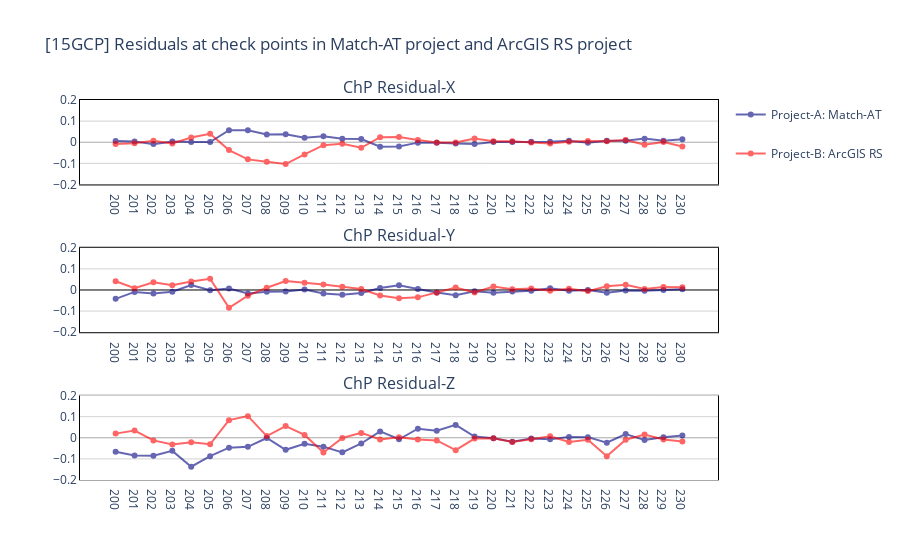

Notebook code for this chart:
### Code cell
"""[15GCP]Residual-SCATTERPLOT"""
# Compute the min/max/mean/std value of all the residuals
min_res = np.min(prj_15GCP_Inpho.cp_residual[:, :3], axis=0)
max_res = np.max(prj_15GCP_Inpho.cp_residual[:, :3], axis=0)
mean_res = np.mean(prj_15GCP_Inpho.cp_residual[:, :3], axis=0)
std_res = np.std(prj_15GCP_Inpho.cp_residual[:, :3], axis=0)

# Plotly
fig = make_subplots(rows=3, cols=1, subplot_titles=[
                    "ChP Residual-X", "ChP Residual-Y", "ChP Residual-Z"])
fig.append_trace(go.Scatter(
    name='Project-A: Match-AT',
    x=[str(id) for id in prj_15GCP_Inpho.cp_id],
    y=prj_15GCP_Inpho.cp_residual[:, 0],
    mode='lines+markers',
    marker_color='navy',
    legendgroup='Project-A: Match-AT'
),
    row=1,
    col=1
)
fig.append_trace(go.Scatter(
    name='Project-B: ArcGIS RS',
    x=[str(pt[3])for pt in Residual_RS_15gcp],
    y=[pt[0] for pt in Residual_RS_15gcp],
    mode='lines+markers',
    marker_color='red',
    legendgroup='Project-B: ArcGIS RS'
),
    row=1,
    col=1
)


fig.append_trace(go.Scatter(
    name='Project-A: Match-AT',
    x=[str(id) for id in prj_15GCP_Inpho.cp_id],
    y=prj_15GCP_Inpho.cp_residual[:, 1],
    mode='lines+markers',
    marker_color='navy',
    legendgroup='Project-A: Match-AT',
    showlegend=False
),
    row=2,
    col=1
)
fig.append_trace(go.Scatter(
    name='Project-B: ArcGIS RS',
    x=[str(pt[3])for pt in Residual_RS_15gcp],
    y=[pt[1] for pt in Residual_RS_15gcp],
    mode='lines+markers',
    marker_color='red',
    legendgroup='Project-B: ArcGIS RS',
    showlegend=False
),
    row=2,
    col=1
)


fig.append_trace(go.Scatter(
    name='Project-A: Match-AT',
    x=[str(id) for id in prj_15GCP_Inpho.cp_id],
    y=prj_15GCP_Inpho.cp_residual[:, 2],
    mode='lines+markers',
    marker_color='navy',
    legendgroup='Project-A: Match-AT',
    showlegend=False
),
    row=3,
    col=1
)
fig.append_trace(go.Scatter(
    name='Project-B: ArcGIS RS',
    x=[str(pt[3])for pt in Residual_RS_15gcp],
    y=[pt[2] for pt in Residual_RS_15gcp],
    mode='lines+markers',
    marker_color='red',
    legendgroup='Project-B: ArcGIS RS',
    showlegend=False
),
    row=3,
    col=1
)


fig.update_traces(opacity=0.6)
fig.update_layout(
    title='[15GCP] Residuals at check points in Match-AT project and ArcGIS RS project',
    plot_bgcolor = 'white',
    xaxis1={"zeroline": True, "showline": True,
            "linewidth": 1, "linecolor": "black", "mirror": True},
    yaxis1={"range": [-0.2, 0.2], "dtick": 0.1,
            "showgrid": True, "gridcolor": "lightgray",
            "zeroline": True, "zerolinecolor": 'darkgray', "zerolinewidth": 1,
            "showline": True, "linewidth": 1, "linecolor": "black", "mirror": True},
    xaxis2={"zeroline": True, "showline": True,
            "linewidth": 1, "linecolor": "black", "mirror": True},
    yaxis2={"range": [-0.2, 0.2], "dtick": 0.1,
            "showgrid": True, "gridcolor": "lightgray",
            "zeroline": True, "zerolinecolor": 'black', "zerolinewidth": 1,
            "showline": True, "linewidth": 1, "linecolor": "black", "mirror": True},
    xaxis3={"zeroline": True, "showline": True,
            "linewidth": 1, "linecolor": "darkgray", "mirror": True},
    yaxis3={"range": [-0.2, 0.2], "dtick": 0.1,
            "showgrid": True, "gridcolor": "lightgray",
            "zeroline": True, "zerolinecolor": 'darkgray', "zerolinewidth": 1,
            "showline": True, "linewidth": 1, "linecolor": "black", "mirror": True},
    legend_tracegroupgap=20
)
fig.update_xaxes = {
    "dtick": 0.2,
    "showgrid": False,
    "zeroline": False
}

fig.show()
fig.write_html("./Results/RS_analysis/CP_Residuals-15gcp.html")
print('The min residual X/Y/Z for 4 camera sets are',
      [f'{item:.3f}' for item in min_res])
print('The max residual X/Y/Z for 4 camera sets are',
      [f'{item:.3f}' for item in max_res])
print('The mean residual X/Y/Z for 4 camera sets are',
      [f'{item:.3f}' for item in mean_res])
print('The std.dev residual X/Y/Z for 4 camera sets are',
      [f'{item:.3f}' for item in std_res])

### Figure 1 — Plotly figure (JSON) as saved in the notebook; plotly's stock layout.template omitted (floating-point values rounded to 4 significant figures)
{"data": [{"legendgroup": "Project-A: Match-AT", "marker": {"color": "navy"}, "mode": "lines+markers", "name": "Project-A: Match-AT", "opacity": 0.6, "type": "scatter", "x": ["200", "201", "202", "203", "204", "205", "206", "207", "208", "209", "210", "211", "212", "213", "214", "215", "216", "217", "218", "219", "220", "221", "222", "223", "224", "225", "226", "227", "228", "229", "230"], "xaxis": "x", "y": [0.006, 0.004, -0.009, 0.003, 0.001, 0.001, 0.057, 0.057, 0.037, 0.038, 0.021, 0.028, 0.016, 0.015, -0.021, -0.02, -0.002, -0.002, -0.006, -0.009, 0.001, 0.001, 0.002, 0.002, 0.007, -0.002, 0.007, 0.007, 0.017, 0.007, 0.014], "yaxis": "y"}, {"legendgroup": "Project-B: ArcGIS RS", "marker": {"color": "red"}, "mode": "lines+markers", "name": "Project-B: ArcGIS RS", "opacity": 0.6, "type": "scatter", "x": ["200", "201", "202", "203", "204", "205", "206", "207", "208", "209", "210", "211", "212", "213", "214", "215", "216", "217", "218", "219", "220", "221", "222", "223", "224", "225", "226", "227", "228", "229", "230"], "xaxis": "x", "y": [-0.008725, -0.005171, 0.007492, -0.006189, 0.02271, 0.04026, -0.0373, -0.08123, -0.09259, -0.1034, -0.05758, -0.01386, -0.00767, -0.02643, 0.02361, 0.02456, 0.01074, -0.001729, -0.0009644, 0.01754, 0.004369, 0.004539, -0.0008206, -0.005884, 0.001695, 0.006094, 0.004772, 0.01038, -0.01228, 0.001314, -0.02041], "yaxis": "y"}, {"legendgroup": "Project-A: Match-AT", "marker": {"color": "navy"}, "mode": "lines+markers", "name": "Project-A: Match-AT", "opacity": 0.6, "showlegend": false, "type": "scatter", "x": ["200", "201", "202", "203", "204", "205", "206", "207", "208", "209", "210", "211", "212", "213", "214", "215", "216", "217", "218", "219", "220", "221", "222", "223", "224", "225", "226", "227", "228", "229", "230"], "xaxis": "x2", "y": [-0.042, -0.009, -0.016, -0.008, 0.024, -0.001, 0.007, -0.016, -0.008, -0.007, 0.002, -0.017, -0.022, -0.014, 0.009, 0.023, 0.005, -0.012, -0.025, -0.006, -0.013, -0.007, -0.003, 0.008, -0.003, 0, -0.013, -0.002, -0.003, 0, 0.004], "yaxis": "y2"}, {"legendgroup": "Project-B: ArcGIS RS", "marker": {"color": "red"}, "mode": "lines+markers", "name": "Project-B: ArcGIS RS", "opacity": 0.6, "showlegend": false, "type": "scatter", "x": ["200", "201", "202", "203", "204", "205", "206", "207", "208", "209", "210", "211", "212", "213", "214", "215", "216", "217", "218", "219", "220", "221", "222", "223", "224", "225", "226", "227", "228", "229", "230"], "xaxis": "x2", "y": [0.04149, 0.008506, 0.03696, 0.02256, 0.04042, 0.05317, -0.08449, -0.0267, 0.01069, 0.04279, 0.03391, 0.02659, 0.01557, 0.004959, -0.0256, -0.03887, -0.0348, -0.01305, 0.01147, -0.01214, 0.01646, 0.003256, 0.007262, -0.003648, 0.005733, -0.005271, 0.01747, 0.02447, 0.004575, 0.01438, 0.01314], "yaxis": "y2"}, {"legendgroup": "Project-A: Match-AT", "marker": {"color": "navy"}, "mode": "lines+markers", "name": "Project-A: Match-AT", "opacity": 0.6, "showlegend": false, "type": "scatter", "x": ["200", "201", "202", "203", "204", "205", "206", "207", "208", "209", "210", "211", "212", "213", "214", "215", "216", "217", "218", "219", "220", "221", "222", "223", "224", "225", "226", "227", "228", "229", "230"], "xaxis": "x3", "y": [-0.066, -0.084, -0.085, -0.062, -0.137, -0.087, -0.047, -0.043, -0.001, -0.057, -0.028, -0.042, -0.069, -0.027, 0.03, -0.007, 0.043, 0.033, 0.061, 0.006, -0.002, -0.019, -0.003, -0.007, 0.004, 0.003, -0.023, 0.018, -0.011, 0.003, 0.011], "yaxis": "y3"}, {"legendgroup": "Project-B: ArcGIS RS", "marker": {"color": "red"}, "mode": "lines+markers", "name": "Project-B: ArcGIS RS", "opacity": 0.6, "showlegend": false, "type": "scatter", "x": ["200", "201", "202", "203", "204", "205", "206", "207", "208", "209", "210", "211", "212", "213", "214", "215", "216", "217", "218", "219", "220", "221", "222", "223", "224", "225", "226", "227", "228", "229", "230"], "xaxis": "x3", "y": [0.01973, 0.03425, -0.01233, -0.03229, -0.02164, -0.03083, 0.08362, 0.1025, 0.0081, 0.0556, 0.01355, -0.06977, -0.0007058, 0.02312, -0.008196, 0.003033, -0.00858, -0.01251, -0.0586, -0.003945, -0.001838, -0.02043, -0.006998, 0.007528, -0.01995, -0.00965, -0.08773, -0.009415, 0.01595, -0.008358, -0.01754], "yaxis": "y3"}], "layout": {"annotations": [{"font": {"size": 16}, "showarrow": false, "text": "ChP Residual-X", "x": 0.5, "xanchor": "center", "xref": "paper", "y": 1, "yanchor": "bottom", "yref": "paper"}, {"font": {"size": 16}, "showarrow": false, "text": "ChP Residual-Y", "x": 0.5, "xanchor": "center", "xref": "paper", "y": 0.6111, "yanchor": "bottom", "yref": "paper"}, {"font": {"size": 16}, "showarrow": false, "text": "ChP Residual-Z", "x": 0.5, "xanchor": "center", "xref": "paper", "y": 0.2222, "yanchor": "bottom", "yref": "paper"}], "legend": {"tracegroupgap": 20}, "plot_bgcolor": "white", "title": {"text": "[15GCP] Residuals at check points in Match-AT project and ArcGIS RS project"}, "xaxis": {"anchor": "y", "domain": [0, 1], "linecolor": "black", "linewidth": 1, "mirror": true, "showline": true, "zeroline": true}, "xaxis2": {"anchor": "y2", "domain": [0, 1], "linecolor": "black", "linewidth": 1, "mirror": true, "showline": true, "zeroline": true}, "xaxis3": {"anchor": "y3", "domain": [0, 1], "linecolor": "darkgray", "linewidth": 1, "mirror": true, "showline": true, "zeroline": true}, "yaxis": {"anchor": "x", "domain": [0.7778, 1], "dtick": 0.1, "gridcolor": "lightgray", "linecolor": "black", "linewidth": 1, "mirror": true, "range": [-0.2, 0.2], "showgrid": true, "showline": true, "zeroline": true, "zerolinecolor": "darkgray", "zerolinewidth": 1}, "yaxis2": {"anchor": "x2", "domain": [0.3889, 0.6111], "dtick": 0.1, "gridcolor": "lightgray", "linecolor": "black", "linewidth": 1, "mirror": true, "range": [-0.2, 0.2], "showgrid": true, "showline": true, "zeroline": true, "zerolinecolor": "black", "zerolinewidth": 1}, "yaxis3": {"anchor": "x3", "domain": [0, 0.2222], "dtick": 0.1, "gridcolor": "lightgray", "linecolor": "black", "linewidth": 1, "mirror": true, "range": [-0.2, 0.2], "showgrid": true, "showline": true, "zeroline": true, "zerolinecolor": "darkgray", "zerolinewidth": 1}}}
